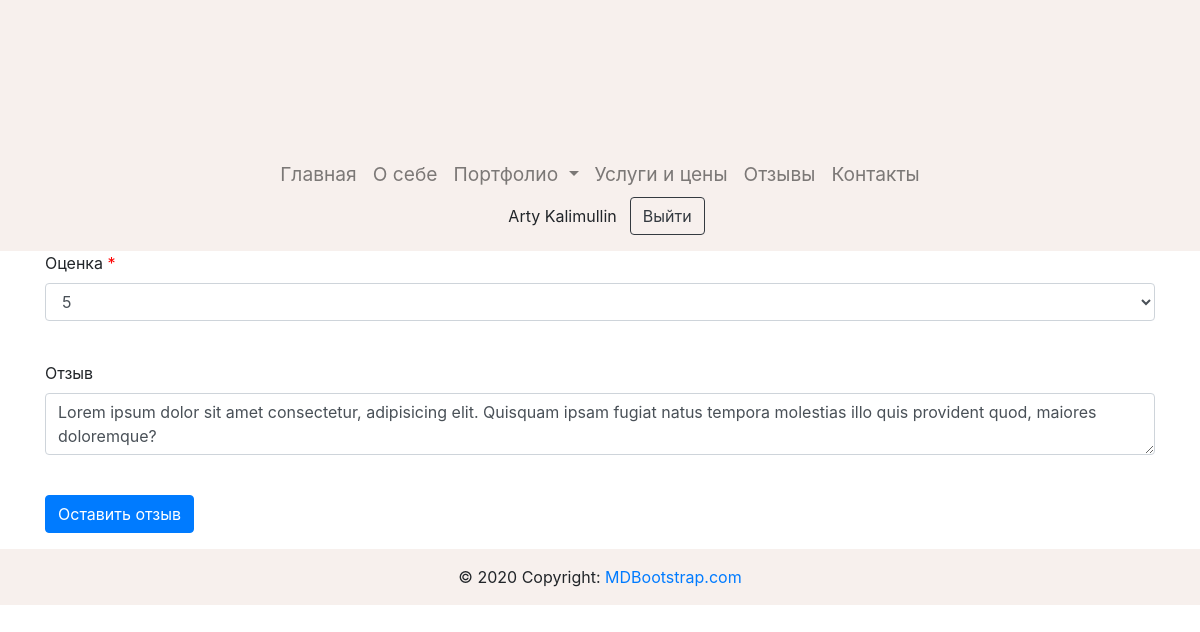
Page /review/edit/2 (signed in) on the committed database.
### data/users.py (models this page shows, shortened)
class User(SqlAlchemyBase, SerializerMixin, UserMixin):
    __tablename__ = 'users'
    id = sqlalchemy.Column(sqlalchemy.Integer,
                           primary_key=True, autoincrement=True)
    email = sqlalchemy.Column(sqlalchemy.String)
    hashed_password = sqlalchemy.Column(sqlalchemy.String)
    name = sqlalchemy.Column(sqlalchemy.String)
    surname = sqlalchemy.Column(sqlalchemy.String)
    age = sqlalchemy.Column(sqlalchemy.Integer, nullable=True)

### data/reviews.py (models this page shows)
class Review(SqlAlchemyBase, SerializerMixin):
    __tablename__ = 'reviews'
    id = sqlalchemy.Column(sqlalchemy.Integer,
                           primary_key=True, autoincrement=True)
    user_id = sqlalchemy.Column(sqlalchemy.Integer, sqlalchemy.ForeignKey('users.id'))
    user_name = sqlalchemy.Column(sqlalchemy.String)
    user_surname = sqlalchemy.Column(sqlalchemy.String)
    user = orm.relation('User')
    rating = sqlalchemy.Column(sqlalchemy.Integer)
    content = sqlalchemy.Column(sqlalchemy.String)
    date = sqlalchemy.Column(sqlalchemy.Date)

### main.py (the view)
@app.route('/review/edit/<int:id>', methods=['GET', 'POST'])
def edit_review(id):
    form = ReviewForm()
    session = db_session.create_session()
    review = session.query(Review).filter(Review.id == id, Review.user_id == current_user.id).first()
    if not review:
        return render_template('404.html', title='Ошибка 404')
    if form.validate_on_submit():
        review.rating = form.rating.data
        review.content = form.content.data
        session.commit()
        return redirect('/feedback')
    else:
        form.rating.data = review.rating
        form.content.data = review.content
        return render_template('review_form.html', title='Изменить отзыв', form=form, albums=get_albums())

### data/forms.py
class ReviewForm(FlaskForm):
    rating = SelectField('Оценка', choices=[('1', 1), ('2', 2), ('3', 3), ('4', 4), ('5', 5)][::-1], validators=[
        DataRequired()])
    content = TextAreaField('Отзыв', validators=[Length(max=500, message='Максимальный размер отзыва - 500 символов')])
    submit = SubmitField('Оставить отзыв')

### data/db_session.py (called while the page is built)
def create_session() -> Session:
    global __factory
    return __factory()

### main.py (called while the page is built)
def get_albums():
    session = db_session.create_session()
    list_albums = session.query(Album).all()
    return list_albums

@login_manager.user_loader
def load_user(user_id):
    session = db_session.create_session()
    return session.query(User).get(user_id)

### template/review_form.html (shortened to what this page needs)
{% extends "base.html" %}
{% block primary_content %}
<div class="container">
    {% if current_user.is_authenticated %}
        <form action="" method="post">
            <p>
                {{ form.rating.label(class="required") }}<br>
                {{ form.rating(class="form-control", type="select") }}<br>
            </p>
            <p>
                {{ form.content.label }}<br>
                {{ form.content(class="form-control", type="password") }}<br>
            </p>
            <p>{{ form.submit(type="submit", class="btn btn-primary") }}</p>
    {% else %}
        <h1>Вы должны авторизоваться чтобы оставить отзыв!</h1>
    {% endif %}
</div>
{% endblock primary_content %}

### template/base.html (shortened to what this page needs)
<!DOCTYPE html>
<html lang="en">
<head>
    <link rel="stylesheet" href="https://stackpath.bootstrapcdn.com/bootstrap/4.4.1/css/bootstrap.min.css">
    <link rel="stylesheet" href="https://cdnjs.cloudflare.com/ajax/libs/font-awesome/4.7.0/css/font-awesome.min.css">
    <link rel="stylesheet" href="{{ url_for('static', filename='base_style.css') }}">
</head>
<body>
    <nav class="navbar navbar-expand-lg navbar-fixed-top navbar-toggleable-sm navbar-inverse flex-column navbar-light main-color">
        <div class="collapse navbar-collapse justify-content-center flex-column" id="navbarSupportedContent">
            <ul class="navbar-nav mr-auto">
                <li class="nav-item">
                    <a class="nav-link" href="/"> Главная </a>
                </li>
                <li class="nav-item">
                    <a class="nav-link" href="#"> О себе </a>
                </li>
                <li class="nav-item dropdown">
                    <a class="nav-link dropdown-toggle" href="#" id="navbarDropdown" role="button"
                       data-toggle="dropdown" aria-haspopup="true" aria-expanded="false"> Портфолио </a>
                </li>
                <li class="nav-item">
                    <a class="nav-link" href="#"> Услуги и цены </a>
                </li>
                <li class="nav-item">
                    <a class="nav-link" href="/feedback"> Отзывы </a>
                </li>
                <li class="nav-item">
                    <a class="nav-link" href="#"> Контакты </a>
                </li>
            </ul>
            <ul class="navbar-nav flex-row mb-2">
                {% if current_user.is_authenticated %}
                    <li class="nav-item"><a href="" class="btn">{{ current_user.name }} {{ current_user.surname }}</a></li>
                    <li class="nav-item"><a class="btn btn-outline-dark" href="/logout">Выйти</a></li>
                {% else %}
                    <li class="nav-item"><a class="nav-link " href="/register">Регистрация</a></li>
                    <li class="nav-item"><a class="nav-link" href="/login">Войти</a></li>
                {% endif %}
            </ul>
        </div>
    </nav>
    <div>
        {% block primary_content %}{% endblock %}
    </div>
    <footer class="page-footer font-small main-color">
        <div class="footer-copyright text-center py-3">© 2020 Copyright:
        <a href="https://mdbootstrap.com/"> MDBootstrap.com</a>
        </div>
    </footer>
</body>
</html>

### static/base_style.css (style rules this page uses)
.main-color { background-color: #F7F0ED; }
label.required:after { color: red; content: " *"; }
nav { font-size: larger; }

### rows in the picture
User: name "Arty", surname "Kalimullin"
Review: rating "5", content "Lorem ipsum dolor sit amet consectetur, adipisicing elit. Quisquam ipsam fugiat natus tempora molestias illo quis provident quod, maiores doloremque?"
